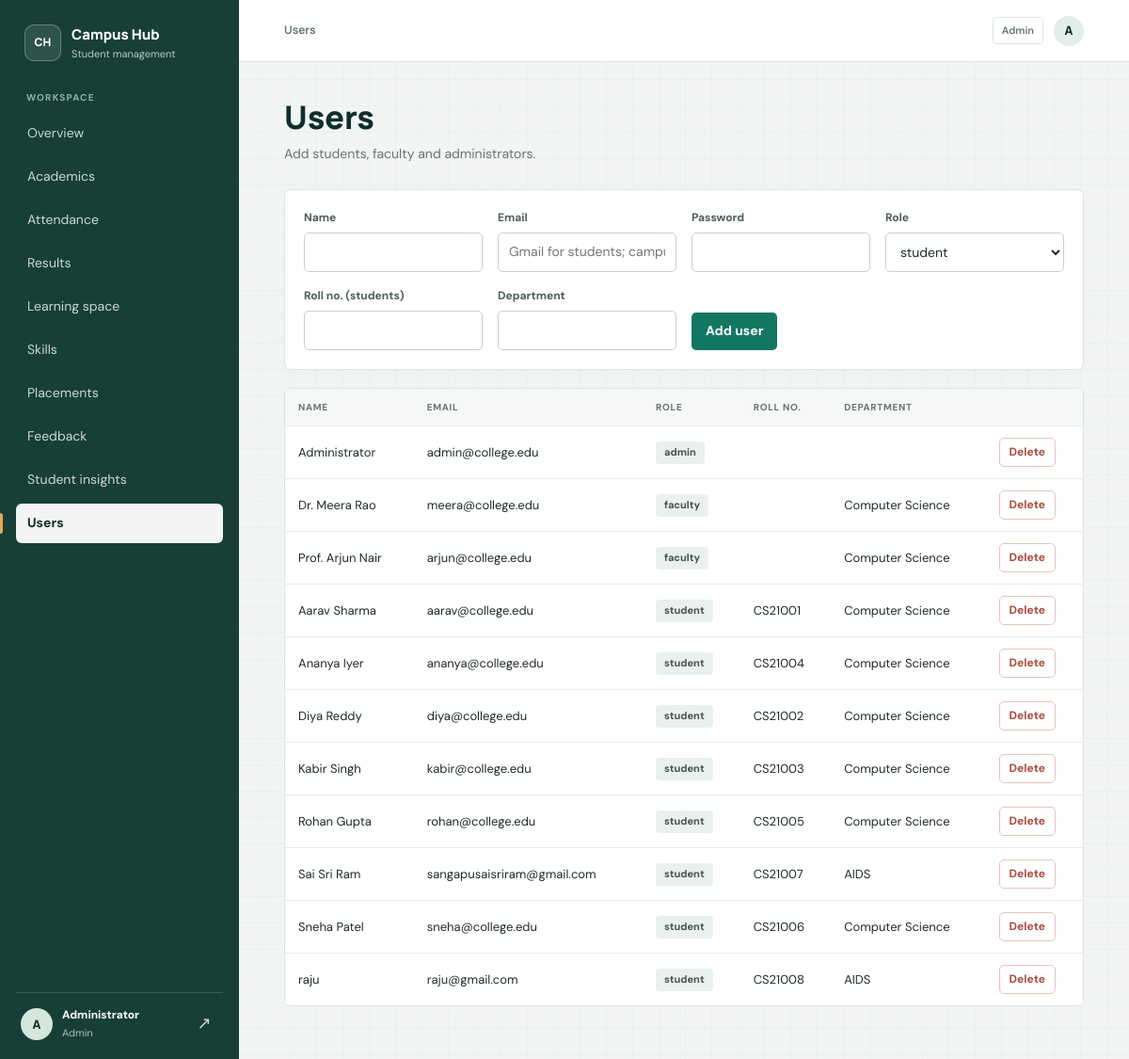
The app's page /users (signed in) with its own data.
### tables this page shows
CREATE TABLE users (
    id INTEGER PRIMARY KEY AUTOINCREMENT,
    name TEXT NOT NULL,
    email TEXT NOT NULL UNIQUE,
    password_hash TEXT NOT NULL,
    role TEXT NOT NULL CHECK (role IN ('admin','faculty','student')),
    roll_no TEXT,
    department TEXT
, session_version INTEGER NOT NULL DEFAULT 0);

### app.py (the view, shortened to what this page needs)
@app.route("/users", methods=["GET", "POST"])
@login_required("admin")
def users():
    return render_template("users.html",
                           users=q("SELECT * FROM users ORDER BY role, name"))

### app.py (called while the page is built)
def db():
    if "db" not in g:
        g.db = sqlite3.connect(DB_PATH)
        g.db.row_factory = sqlite3.Row
        g.db.execute("PRAGMA foreign_keys = ON")
    return g.db

def q(sql, args=(), one=False):
    cur = db().execute(sql, args)
    rows = cur.fetchall()
    cur.close()
    if one:
        return rows[0] if rows else None
    return rows

def current_user():
    if "user" not in g:
        uid = session.get("uid")
        user = q("SELECT * FROM users WHERE id=?", (uid,), one=True) if uid else None
        if user and session.get("session_version") != user["session_version"]:
            session.clear()
            user = None
        g.user = user
    return g.user

@app.context_processor
def inject_user():
    return {"me": current_user(), "today": date.today().isoformat()}

@app.before_request
def enforce_auth_entry():
    public_endpoints = {"static", "login", "signup", "forgot_password", "reset_password"}
    if request.endpoint == "static":
        return None
    user = current_user()
    if user and request.endpoint in {"login", "signup"}:
        return redirect(url_for("dashboard"))
    if user or request.endpoint in public_endpoints:
        return None
    return redirect(url_for("login"))

def login_required(*roles):
    def deco(fn):
        @wraps(fn)
        def wrapper(*a, **kw):
            user = current_user()
            if not user:
                return redirect(url_for("login"))
            if roles and user["role"] not in roles:
                abort(403)
            return fn(*a, **kw)
        return wrapper
    return deco

### templates/users.html
{% extends "base.html" %}{% block title %}Users{% endblock %}
{% block content %}
<h1>Users</h1><p class="sub">Add students, faculty and administrators.</p>
<div class="card"><form method="post"><input type="hidden" name="csrf_token" value="{{ csrf_token() }}"><div class="grid">
<div><label>Name</label><input name="name" required></div>
<div><label>Email</label><input name="email" type="email" placeholder="Gmail for students; campus email for staff" required></div>
<div><label>Password</label><input name="password" type="password" minlength="12" autocomplete="new-password" required></div>
<div><label>Role</label><select name="role"><option>student</option><option>faculty</option><option>admin</option></select></div>
<div><label>Roll no. (students)</label><input name="roll_no"></div>
<div><label>Department</label><input name="department"></div>
<div><button type="submit">Add user</button></div></div></form></div>
<div class="table-wrap"><table><tr><th>Name</th><th>Email</th><th>Role</th><th>Roll no.</th><th>Department</th><th></th></tr>
{% for u in users %}<tr><td>{{ u.name }}</td><td>{{ u.email }}</td><td><span class="tag">{{ u.role }}</span></td><td>{{ u.roll_no or '' }}</td><td>{{ u.department or '' }}</td>
<td><form class="inline" method="post" action="{{ url_for('delete_user', uid=u.id) }}" onsubmit="return confirm('Delete {{ u.name }}?')"><input type="hidden" name="csrf_token" value="{{ csrf_token() }}"><button class="danger small">Delete</button></form></td></tr>{% endfor %}</table></div>
{% endblock %}

### templates/base.html (shortened to what this page needs)
<!doctype html>
<html lang="en"><head><meta charset="utf-8">
<link rel="stylesheet" href="{{ url_for('static', filename='style.css') }}">
</head><body>
{% if me %}
<div class="layout">
<aside class="side" id="sidebar" aria-label="Main navigation">
  <a class="brand" href="{{ url_for('dashboard') }}">
    <span class="brand-mark" aria-hidden="true">CH</span>
    <span class="brand-copy"><strong>Campus Hub</strong><small>Student management</small></span>
  </a>
  <span class="nav-label">Workspace</span>
  <nav class="nav-links">
  {% set links = [('dashboard','Overview'),('courses','Academics'),('attendance','Attendance'),
     ('results','Results'),('lms','Learning space'),('skills','Skills'),('placements','Placements'),
     ('feedback','Feedback')] %}
  {% for ep,label in links %}
    {% set active = request.endpoint==ep or (ep=='courses' and request.endpoint=='roster') or (ep=='attendance' and request.endpoint=='attendance_mark') or (ep=='results' and request.endpoint=='results_enter') or (ep=='lms' and request.endpoint in ['lms_course','assignment']) or (ep=='placements' and request.endpoint=='applicants') %}
    <a href="{{ url_for(ep) }}" class="nav-link {{ 'on' if active }}" {% if active %}aria-current="page"{% endif %}>{{ label }}</a>
  {% endfor %}
  {% if me.role in ['admin','faculty'] %}<a href="{{ url_for('student_insights') }}" class="nav-link {{ 'on' if request.endpoint=='student_insights' }}" {% if request.endpoint=='student_insights' %}aria-current="page"{% endif %}>Student insights</a>{% endif %}
  {% if me.role=='admin' %}<a href="{{ url_for('users') }}" class="nav-link {{ 'on' if request.endpoint=='users' }}" {% if request.endpoint=='users' %}aria-current="page"{% endif %}>Users</a>{% endif %}
  </nav>
  <div class="who">
    <span class="avatar" aria-hidden="true">{{ me.name[0]|upper }}</span>
    <span class="who-copy"><b>{{ me.name }}</b><small>{{ me.role|capitalize }}</small></span>
    <form method="post" action="{{ url_for('logout') }}"><input type="hidden" name="csrf_token" value="{{ csrf_token() }}"><button class="sign-out" type="submit" aria-label="Sign out">↗</button></form>
  </div>
</aside>
<div class="main-shell">
<header class="topbar">
  <div class="topbar-title">{{ self.title() }}</div>
  <div class="topbar-user"><span class="topbar-role">{{ me.role|capitalize }}</span><span class="avatar avatar-small" aria-hidden="true">{{ me.name[0]|upper }}</span></div>
</header>
<main class="page-content">
{% endif %}
{% block content %}{% endblock %}
</main>
{% if me %}</div>{% else %}</div>{% endif %}
</body></html>

### records on screen
users: name "A", name "Administrator", role "Admin", email "admin@college.edu", role "admin"
users: name "Dr. Meera Rao", email "meera@college.edu", role "faculty", department "Computer Science"
users: name "Prof. Arjun Nair", email "arjun@college.edu", role "faculty", department "Computer Science"
users: name "Aarav Sharma", email "aarav@college.edu", role "student", roll_no "CS21001", department "Computer Science"
users: name "Ananya Iyer", email "ananya@college.edu", role "student", roll_no "CS21004", department "Computer Science"
users: name "Diya Reddy", email "diya@college.edu", role "student", roll_no "CS21002", department "Computer Science"
users: name "Kabir Singh", email "kabir@college.edu", role "student", roll_no "CS21003", department "Computer Science"
users: name "Rohan Gupta", email "rohan@college.edu", role "student", roll_no "CS21005", department "Computer Science"
users: name "Sai Sri Ram", email "sangapusaisriram@gmail.com", role "student", roll_no "CS21007", department "AIDS"
users: name "Sneha Patel", email "sneha@college.edu", role "student", roll_no "CS21006", department "Computer Science"
users: name "raju", email "raju@gmail.com", role "student", roll_no "CS21008", department "AIDS"

### other values on screen
{{ label }} "Overview" "Academics" "Attendance" "Results" "Learning space" "Skills" "Placements" "Feedback"
